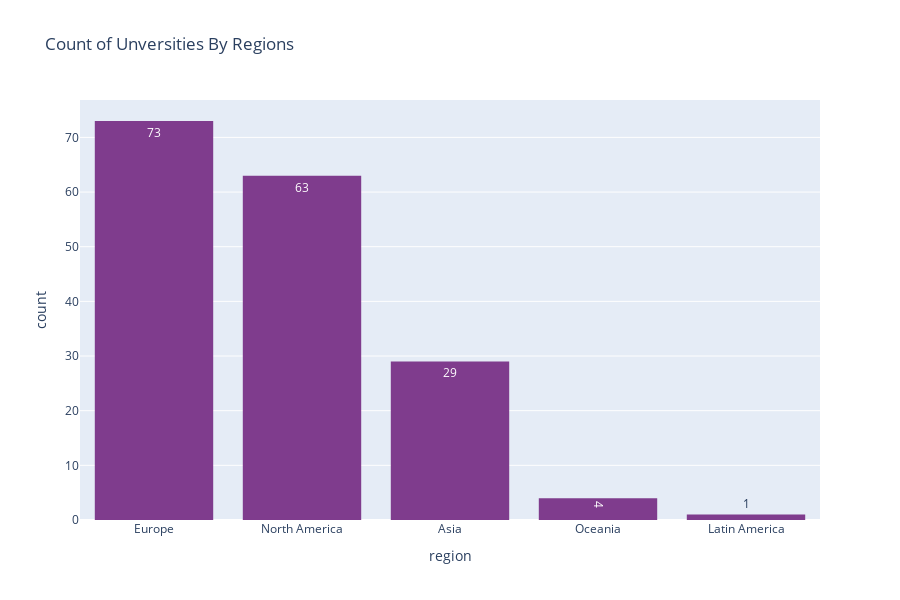

Here is the notebook cell this chart was saved with:
### Markdown cell above
This graph shows how many top 100 qualified universities there are by region ever.
As we can see, Europe the most universities to reach top 100 with 73 universities, after that North America with 63 universities.

### Code cell
df_uni_region_ = df_visual[['region','university_name']]
df_uni_region_=df_uni_region_.drop_duplicates()

fig = px.histogram(df_uni_region_, x='region',  width=900, height=600,color_discrete_sequence=px.colors.qualitative.Bold,text_auto=True,
                title="Count of Unversities By Regions")
fig.update_xaxes(categoryorder="total descending")
fig.show()

### Figure 1 — Plotly figure (JSON) as saved in the notebook; plotly's stock layout.template omitted (floating-point values rounded to 4 significant figures; data arrays with more than 128 entries replaced by an {"elided": "..."} marker saying what was removed)
{"data": [{"alignmentgroup": "True", "bingroup": "x", "hovertemplate": "region=%{x}<br>count=%{y}<extra></extra>", "legendgroup": "", "marker": {"color": "rgb(127, 60, 141)", "pattern": {"shape": ""}}, "name": "", "offsetgroup": "", "orientation": "v", "showlegend": false, "texttemplate": "%{value}", "type": "histogram", "x": {"elided": "170 str values"}, "xaxis": "x", "yaxis": "y"}], "layout": {"barmode": "relative", "height": 600, "legend": {"tracegroupgap": 0}, "title": {"text": "Count of Unversities By Regions"}, "width": 900, "xaxis": {"anchor": "y", "categoryorder": "total descending", "domain": [0, 1], "title": {"text": "region"}}, "yaxis": {"anchor": "x", "domain": [0, 1], "title": {"text": "count"}}}}
